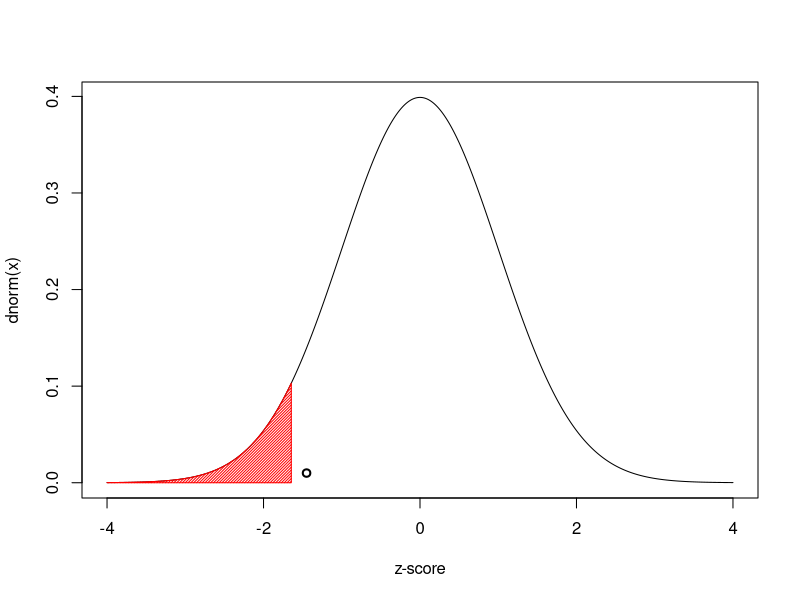
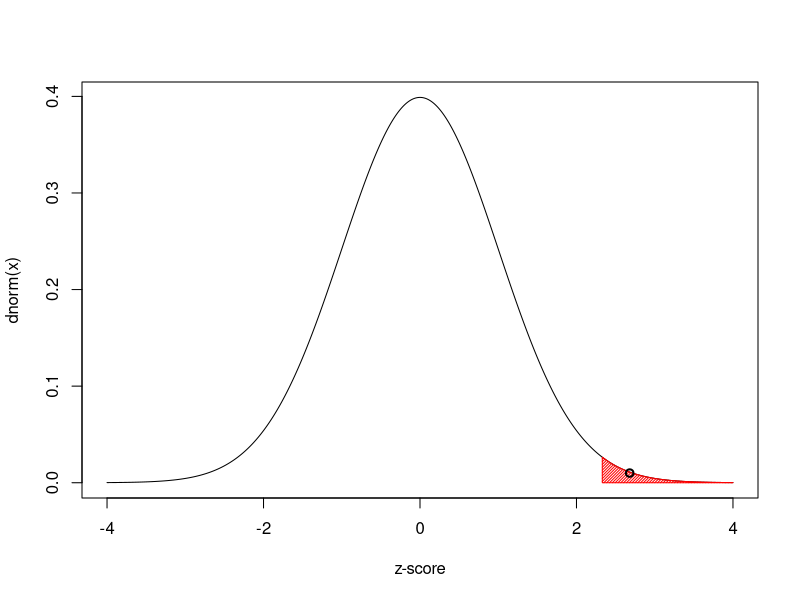
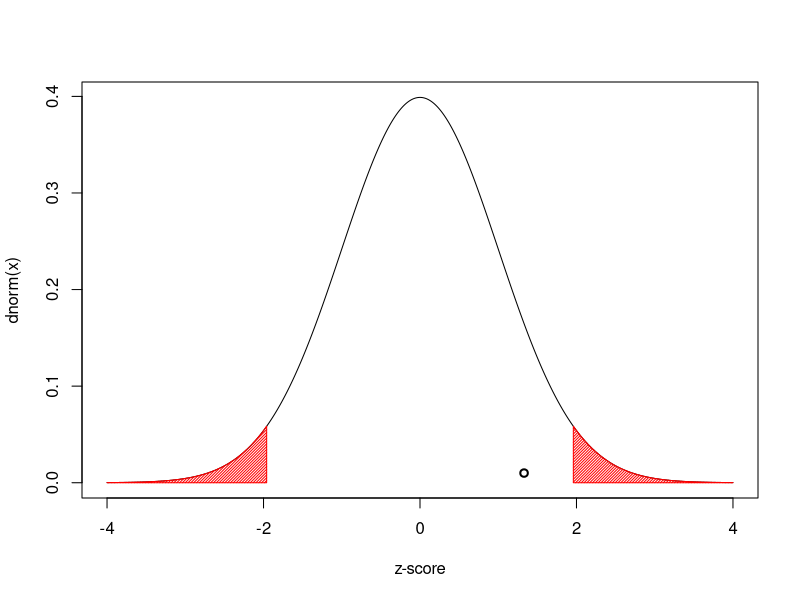
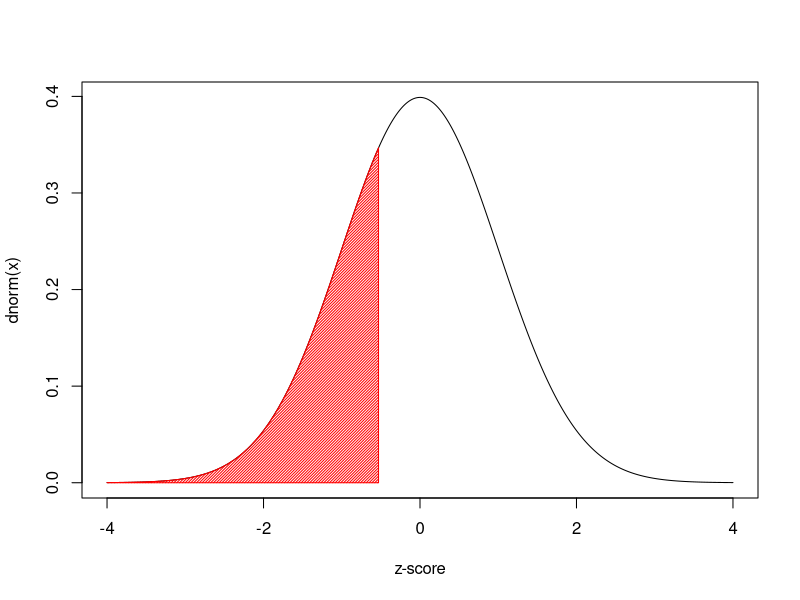
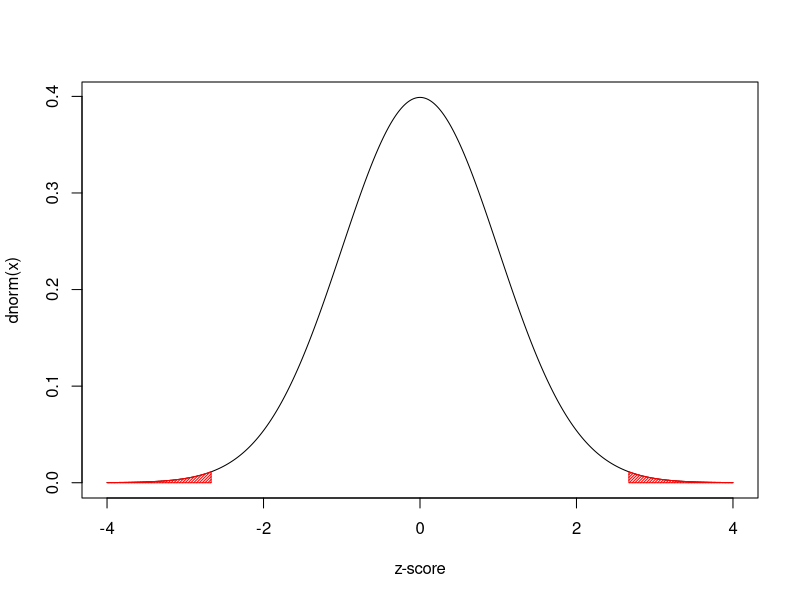
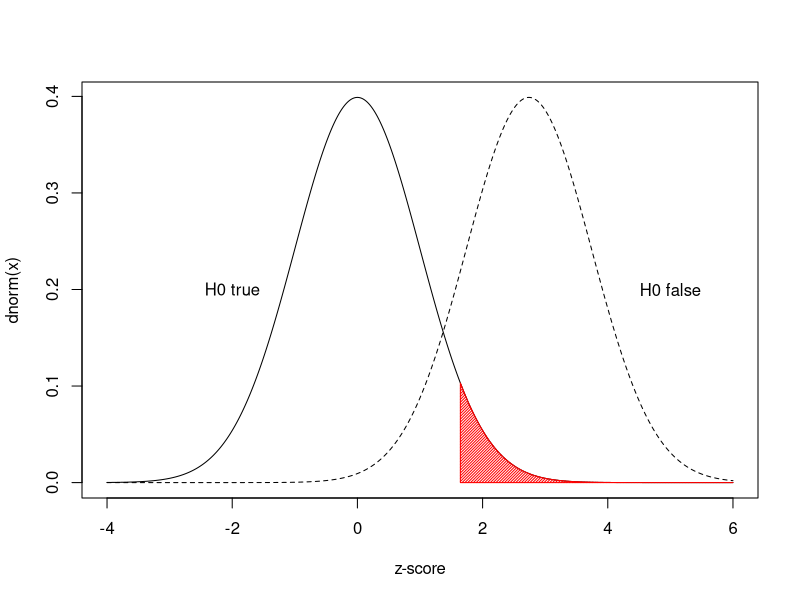
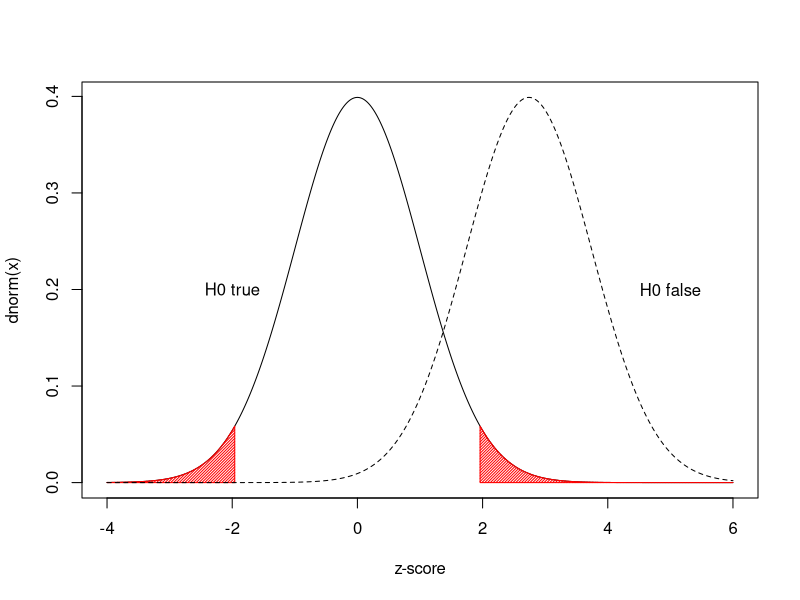

Write the R code that produced these figures, in order.
# R script for Week 4
# PSYC 5316

scores = c(25,60,43,56,32,43,47,59,39,41)
mean(scores)

xbar = mean(scores)
s = sd(scores)
n=length(scores)
c = qt(0.975,df=n-1)

xbar - c*s/sqrt(n) # lower limit
xbar + c*s/sqrt(n) # upper limit

#############################################
# hypothesis testing
# example 1

(44.5-50)/(12/sqrt(10))
qnorm(0.05)

# visualizing "rejection region"

# do this first!
shadedTails <- function(from, to, density, ..., col="red"){
  y_seq = seq(from, to, length.out=500)
  d = c(0, density(y_seq, ...), 0)
  polygon(c(from, y_seq, to), d, col=col, density=50)
}
  
x=seq(-4,4,0.01)
plot(x,dnorm(x),type="l",xlab="z-score")
shadedTails(-4, -1.645, dnorm)
points(x=-1.45, y=0.01, lwd=2)


# example 2
(610-580)/(50/sqrt(20))
qnorm(0.99)

x=seq(-4,4,0.01)
plot(x,dnorm(x),type="l",xlab="z-score")
shadedTails(2.33, 4, dnorm)
points(x=2.68, y=0.01, lwd=2)

# example 3
(54-50)/(12/sqrt(16))
qnorm(0.975)

x=seq(-4,4,0.01)
plot(x,dnorm(x),type="l",xlab="z-score")
shadedTails(-4, -1.96, dnorm)
shadedTails(1.96, 4, dnorm)
points(x=1.33, y=0.01, lwd=2)


# p-values
x=seq(-4,4,0.01)
plot(x,dnorm(x),type="l",xlab="z-score")
shadedTails(-4, -0.53, dnorm)

pnorm(-0.53)

# two-tailed example
x=seq(-4,4,0.01)
plot(x,dnorm(x),type="l",xlab="z-score")
shadedTails(-4, -2.67, dnorm)
shadedTails(2.67, 4, dnorm)

pnorm(-2.67)+(1-pnorm(2.67))


# illustrating power
x=seq(-4,6,0.01)
plot(x,dnorm(x),type="l",xlab="z-score")
text(-2,0.2,"H0 true")
shadedTails(1.645,6,dnorm)

lines(x,dnorm(x,mean=2.74,sd=1),lty=2)
text(5,0.2,"H0 false")

# power with two-tailed test
x=seq(-4,6,0.01)
plot(x,dnorm(x),type="l",xlab="z-score")
text(-2,0.2,"H0 true")
shadedTails(-4,-1.96,dnorm)
shadedTails(1.96,6,dnorm)
lines(x,dnorm(x,mean=2.74,sd=1),lty=2)
text(5,0.2,"H0 false")
